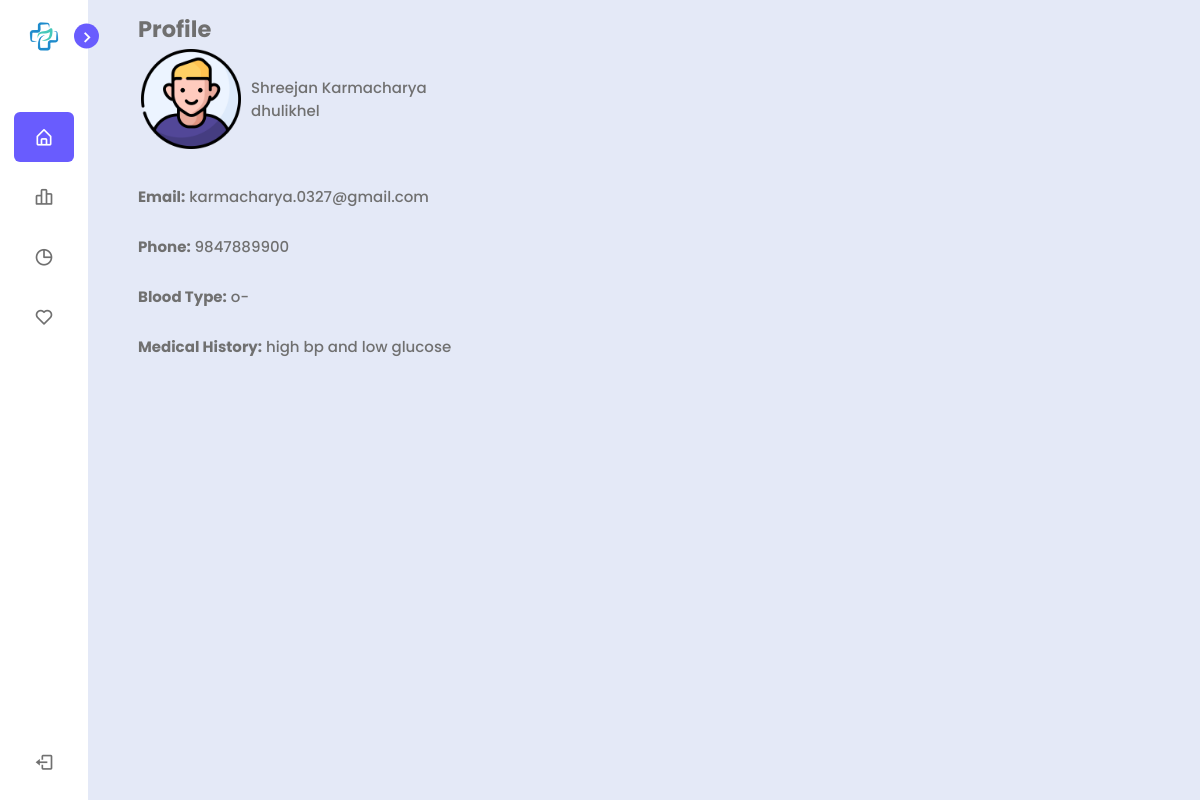
The page /doctor/doctor-dashboard.php (signed in) on the database its author committed.
### tables this page shows
CREATE TABLE `patients` (
  `id` int(11) NOT NULL,
  `username` varchar(50) NOT NULL,
  `password` varchar(255) NOT NULL,
  `email` varchar(100) NOT NULL,
  `first_name` varchar(50) NOT NULL,
  `last_name` varchar(50) NOT NULL,
  `date_of_birth` date NOT NULL,
  `address` varchar(255) NOT NULL,
  `phone` varchar(15) NOT NULL,
  `blood_type` varchar(3) DEFAULT NULL,
  `medical_problem` text DEFAULT NULL,
  `profile_picture` varchar(255) NOT NULL COMMENT 'Profile Picture Path'
);

### doctor/doctor-dashboard.php (the view, shortened to what this page needs)
<!DOCTYPE html>
<html lang="en">
<head>
    <link rel="stylesheet" href="/medi-connect-main-2/css/user/dashboard_style.css" />
    <link href="https://unpkg.com/boxicons@2.1.1/css/boxicons.min.css" rel="stylesheet" />
</head>
<body>
    <nav class="sidebar close">
        <header>
            <div class="image-text">
                <span class="image">
                    <img src="/medi-connect-main-2/main-logo.png" alt="" />
                </span>
            </div>
            <i class="bx bx-chevron-right toggle"></i>
        </header>
        <div class="menu-bar">
            <div class="menu">
                <ul class="menu-links">
                    <li class="nav-link active" data-tab="dashboard">
                        <a href="#">
                            <i class="bx bx-home-alt icon"></i>
                        </a>
                    </li>
                    <li class="nav-link" data-tab="appointment">
                        <a href="#">
                            <i class="bx bx-bar-chart-alt-2 icon"></i>
                        </a>
                    </li>
                    <li class="nav-link" data-tab="medical-records">
                        <a href="#">
                            <i class="bx bx-pie-chart-alt icon"></i>
                        </a>
                    </li>
                    <li class="nav-link" data-tab="doctor-prescriptions">
                        <a href="#">
                            <i class="bx bx-heart icon"></i>
                        </a>
                    </li>
                </ul>
            </div>
            <div class="bottom-content">
                <li class="">
                    <a href="logout.php">
                        <i class="bx bx-log-out icon"></i>
                    </a>
                </li>
            </div>
        </div>
    </nav>
    <section class="home">
        <div class="tab-content active" id="dashboard">
            <div class="text">
           <div class = "user-profile">
            <?php
                $servername = "localhost";
                $username = "root";
                $password = "";
                $dbname = "hospital_management";
                $conn = new mysqli($servername, $username, $password, $dbname);
                $user = $_SESSION['username'];
                $sql = "SELECT * FROM patients WHERE username = '$user'";
                $result = $conn->query($sql);
                if ($result->num_rows > 0) {
                    $row = $result->fetch_assoc();
                    echo "<section id='profile'>";
                    echo "<h2>Profile</h2>";
                    echo "<div class = profile>";
                    echo "<img class = 'pfp' src='/medi-connect-main-2/pfp/pfp.png'>";
                    echo $row['first_name'] . " " . $row['last_name'];
                    echo "<br>";
                    echo $row['address'];
                    echo "</div>";
                    echo"<div class = 'profile-info'>";
                    echo "<p><strong>Email:</strong> " . $row['email'] . "</p>";
                    echo "<p><strong>Phone:</strong> " . $row['phone'] . "</p>";
                    echo "<p><strong>Blood Type:</strong> " . $row['blood_type'] . "</p>";
                    echo "<p><strong>Medical History:</strong> " . $row['medical_problem'] . "</p>";
                    echo "</div>";
                    echo "</section>";
                } else {
                    echo "<section id='profile'>";
                    echo "<p>No user information found.</p>";
                    echo "</section>";
                }
                ?>
                </div>
                </div>
         </div>
    </section>
</body>
</html>

### css/user/dashboard_style.css (style rules this page uses)
* { margin: 0; padding: 0; box-sizing: border-box; font-family: "Poppins", sans-serif; }
:root { --body-color: #e4e9f7; --sidebar-color: #fff; --primary-color: #695cfe; --hover-color: #cdc8ff; --hover-color-2: #9389ff; --secondary-color: #695cfe; --primary-color-light: #f6f5ff; --toggle-color: #ddd; --text-color: #707070; --tran-03: all 0.2s ease; --tran-03: all 0.3s ease; --tran-04: all 0.3s ease; --tran-05: all 0.3s ease; }
body { min-height: 100vh; background-color: var(--body-color); transition: var(--tran-05); }
.sidebar { position: fixed; top: 0; left: 0; height: 100%; width: 250px; padding: 10px 14px; background: var(--sidebar-color); transition: var(--tran-05); z-index: 100; }
.sidebar.close { width: 88px; }
.sidebar li { height: 50px; list-style: none; display: flex; align-items: center; margin-top: 10px; }
.sidebar header .image, .sidebar .icon { min-width: 60px; border-radius: 6px; }
.sidebar .icon { min-width: 60px; border-radius: 6px; height: 100%; display: flex; align-items: center; justify-content: center; font-size: 20px; }
.sidebar .text, .sidebar .icon { color: var(--text-color); transition: var(--tran-03); }
.sidebar header { position: relative; }
.sidebar header .image-text { display: flex; align-items: center; }
.sidebar header .image { display: flex; align-items: center; justify-content: center; }
.sidebar header .image img { width: 40px; border-radius: 6px; }
.sidebar header .toggle { position: absolute; top: 50%; right: -25px; transform: translateY(-50%) rotate(180deg); height: 25px; width: 25px; background-color: var(--primary-color); color: var(--sidebar-color); border-radius: 50%; display: flex; align-items: center; justify-content: center; font-size: 22px; cursor: pointer; transition: var(--tran-05); }
.sidebar.close .toggle { transform: translateY(-50%) rotate(0deg); }
.sidebar .menu { margin-top: 40px; }
.sidebar li a { list-style: none; height: 100%; background-color: transparent; display: flex; align-items: center; height: 100%; width: 100%; border-radius: 6px; text-decoration: none; transition: var(--tran-03); }
.sidebar li.active a { background-color: var(--secondary-color); }
.sidebar li.active .icon, .sidebar li.active .text { color: var(--sidebar-color); }
.sidebar .menu-bar { height: calc(100% - 55px); display: flex; flex-direction: column; justify-content: space-between; overflow-y: scroll; }
.home { position: absolute; top: 0; top: 0; left: 250px; height: 100vh; width: calc(100% - 250px); background-color: var(--body-color); transition: var(--tran-05); }
.home .text { font-size: 30px; font-weight: 500; color: var(--text-color); padding: 12px 60px; }
.sidebar.close ~ .home { left: 78px; height: 100vh; width: calc(100% - 78px); }
.tab-content { display: none; }
.tab-content.active { display: block; }
.user-profile { font-size: 15px; }
.pfp { width: 100px; margin-right: 10px; }
.profile { display: flex; align-items: center; padding: 3px; }
.profile-info { margin-top: 20px; line-height: 50px; }

### rows shown on the page
patients: first_name "Shreejan", last_name "Karmacharya", address "dhulikhel", email "karmacharya.0327@gmail.com", phone "9847889900", blood_type "o-", medical_problem "high bp and low glucose"
